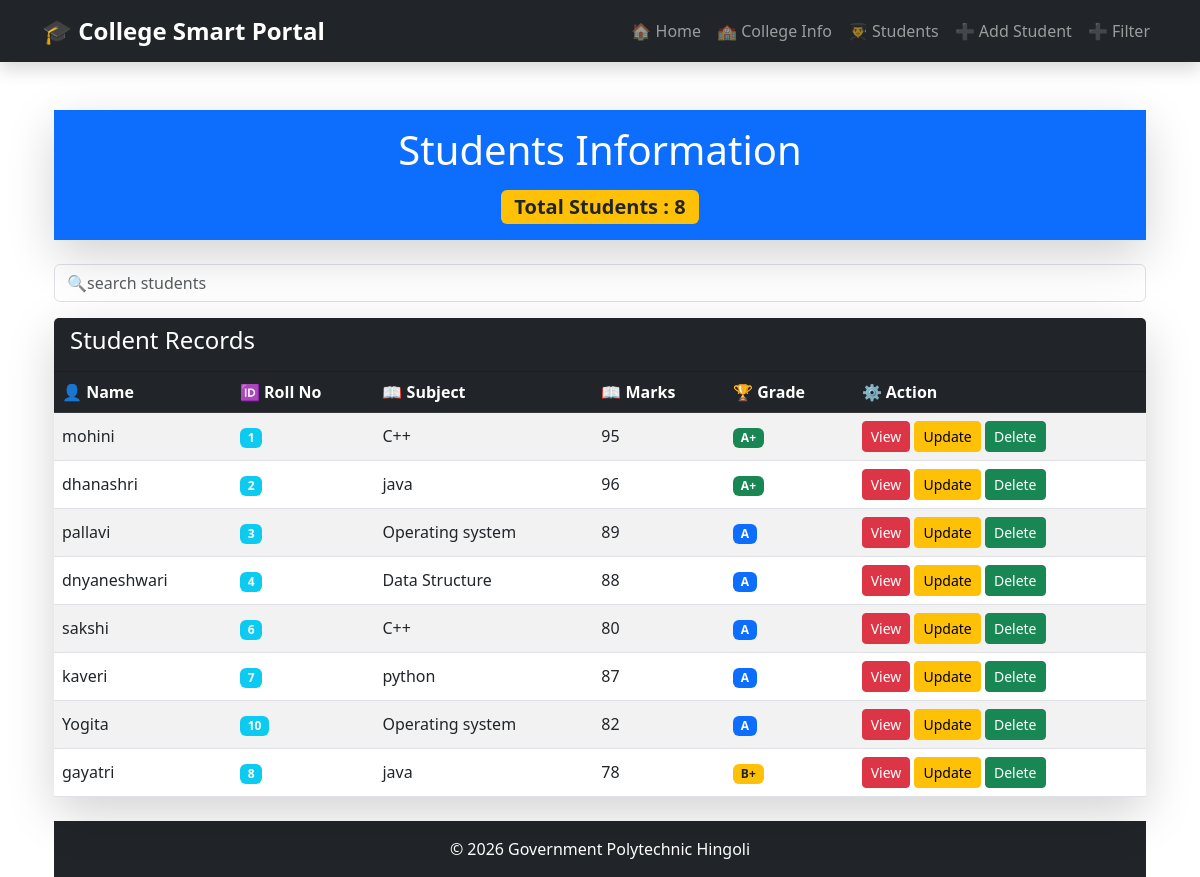
/students, run on the app's committed database.
### tables this page shows
CREATE TABLE stud (
            id INTEGER PRIMARY KEY AUTOINCREMENT,
            name TEXT NOT NULL,
            roll_no INTEGER NOT NULL,
            marks INTEGER NOT NULL
        , Subject TEXT);

### app.py (the view)
@app.route('/students')
def students():
    search = request.args.get('search', '')
    conn = get_db(MOHINI_DB)
    if search:
        students = conn.execute(
            "SELECT * FROM stud WHERE name LIKE ?",
            ('%' + search + '%',)
        ).fetchall()
    else:
        students = conn.execute("SELECT * FROM stud").fetchall()
    conn.close()
    return render_template('students.html', students=students)

### database.py (called while the page is built)
def get_db(MOHINI_DB):
    conn = sqlite3.connect(MOHINI_DB)
    conn.row_factory = sqlite3.Row
    return conn

### templates/students.html (shortened to what this page needs)
{% extends "base.html" %}
{% block content %}
<div class="container mt-5">
    <div class="card shadow-lg border-0 mb-4">
        <div class="card-body text-center bg-primary text-white">
            <h1 class="display-6">
                Students Information
            </h1>
            <span class="badge bg-warning text-dark fs-5 mt-2">
                Total Students : {{ students|length }}
            </span>
        </div>
    </div>
    <form method="GET" action ="/students">
        <div class="card-shadow-sm border-0 mb-3">
        <div class="card-body">
        <input type="text"
        name="search"
        class="form-control w-100"
        placeholder="🔍search students">
        </div>
        </div>
    </form>
    <div class="card shadow-lg border-0">
        <div class="card-header bg-dark text-white">
            <h4>
                Student Records
            </h4>
        </div>
        <div class="table-responsive">
            <table class="table table-hover table-striped mb-0 align-middle">
                <thead class="table-dark">
                    <tr>
                        <th>👤 Name</th>
                        <th>🆔 Roll No</th>
                        <th>📖 Subject</th>
                        <th>📖 Marks</th>
                        <th>🏆 Grade</th>
                        <th>⚙️ Action</th>
                    </tr>
                </thead>
                <tbody>
                {% if students %}
                    {% for student in students %}
                    <tr>
                        <td>{{ student.name }}</td>
                        <td>
                            <span class="badge bg-info">
                                {{ student.roll_no }}
                            </span>
                        </td>
                         <td>
                                {{ student.Subject }}
                        </td>
                        <td>{{ student.marks }}</td>
                        <td>
                            {% if student.marks >= 90 %}
                                <span class="badge bg-success">A+</span>
                            {% elif student.marks >= 80 %}
                                <span class="badge bg-primary">A</span>
                            {% elif student.marks >= 70 %}
                                <span class="badge bg-warning text-dark">B+</span>
                            {% elif student.marks >= 60 %}
                                <span class="badge bg-info">B</span>
                            {% elif student.marks >= 50 %}
                                <span class="badge bg-secondary">C</span>
                            {% else %}
                                <span class="badge bg-danger">Fail</span>
                            {% endif %}
                        </td>
                        <td>
                            <a href="{{ url_for('detail', id=student.id) }}"
                               class="btn btn-danger btn-sm">
                                View
                            </a>
                            <a href="{{ url_for('edit_student', id=student.id) }}"
                               class="btn btn-warning btn-sm">
                                Update
                            </a>
                            <a href="{{ url_for('delete_student', id=student.id) }}"
                               class="btn btn-success btn-sm"
                               onclick="return confirm('Are you sure you want to delete this student?')">
                                Delete
                            </a>
                        </td>
                    </tr>
                    {% endfor %}
                {% else %}
                    <tr>
                        <td colspan="5" class="text-center text-muted py-4">
                            No Students Found
                        </td>
                    </tr>
                {% endif %}
                </tbody>
            </table>
        </div>
    </div>
    <div class="card-footer bg-dark text-white text-center py-3 mt-4">
        © 2026 Government Polytechnic Hingoli
    </div>
</div>
{% endblock %}

### templates/base.html (shortened to what this page needs)
 <!DOCTYPE html>
<html lang="en">
<head>
    <link href="https://cdn.jsdelivr.net/npm/bootstrap@5.3.0/dist/css/bootstrap.min.css" rel="stylesheet">
</head>
<body>
    <nav class="navbar navbar-expand-lg navbar-dark bg-dark shadow">
        <div class="container">
            <a class="navbar-brand fw-bold fs-4" href="/">
                🎓 College Smart Portal
            </a>
            <div class="collapse navbar-collapse" id="navbarNav">
                <ul class="navbar-nav ms-auto">
                    <li class="nav-item">
                        <a class="nav-link" href="/">🏠 Home</a>
                    </li>
                    <li class="nav-item">
                        <a class="nav-link" href="/college_info">🏫 College Info</a>
                    </li>
                    <li class="nav-item">
                        <a class="nav-link" href="/students">👨‍🎓 Students</a>
                    </li>
                    <li class="nav-item">
                        <a class="nav-link" href="/add_students">➕ Add Student</a>
                    </li>
                    <li class="nav-item">
                        <a class="nav-link" href="/filter">➕ Filter</a>
                    </li>
                </ul>
            </div>
        </div>
    </nav>
    <div class="container mt-4">
        {% block content %}
        {% endblock %}
    </div>
</body>
</html>

### data on the page
stud: name "mohini", roll_no "1", Subject "C++", marks "95", shows "A+"
stud: name "dhanashri", roll_no "2", Subject "java", marks "96", shows "A+"
stud: name "pallavi", roll_no "3", Subject "Operating system", marks "89", shows "A"
stud: name "dnyaneshwari", roll_no "4", Subject "Data Structure", marks "88", shows "A"
stud: name "sakshi", roll_no "6", Subject "C++", marks "80", shows "A"
stud: name "kaveri", roll_no "7", Subject "python", marks "87", shows "A"
stud: name "Yogita", roll_no "10", Subject "Operating system", marks "82", shows "A"
stud: name "gayatri", roll_no "8", Subject "java", marks "78", shows "B+"

### other printed values
{{ students|length }} "8"
